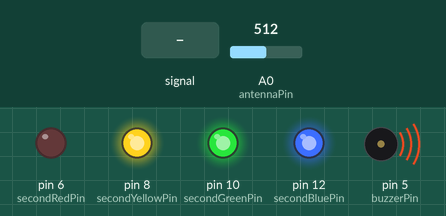
Simulated run of this sketch. Board: Arduino Uno, built with avr-gcc and run on an emulated ATmega328P. Parts: output pins drawn as LEDs (lit = HIGH), buzzer (waves = sounding). Dashed ring = blinking. Inputs (shaded band) come from the test bench; at power-on: A0 (antennaPin) = 512. Pins used as bus, display or sensor lines are not drawn.

Above: at 1.2 s.
1.3 s: A0 (antennaPin) fed a 2 Hz sine of ±306 counts around its level
At 1.88 s:
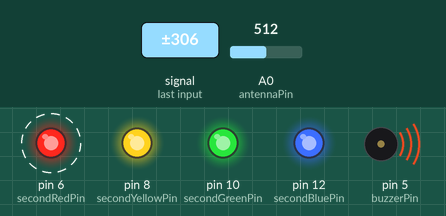
4.3 s: A0 (antennaPin) set to 860
At 5.1 s:
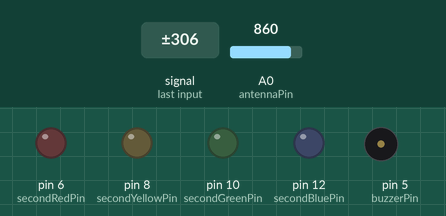
5.9 s: A0 (antennaPin) set to 879
7.4 s: A0 (antennaPin) set to 889
At 8.4 s:
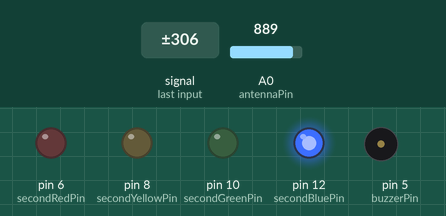
9.0 s: A0 (antennaPin) set to 840
At 9.5 s:
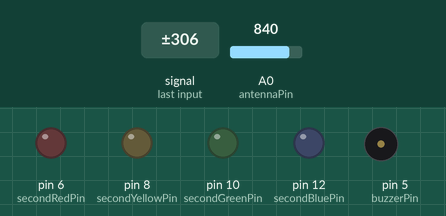
Timing chart, 0 to 11.6 s (numbered marks = the images above; inputs shaded):
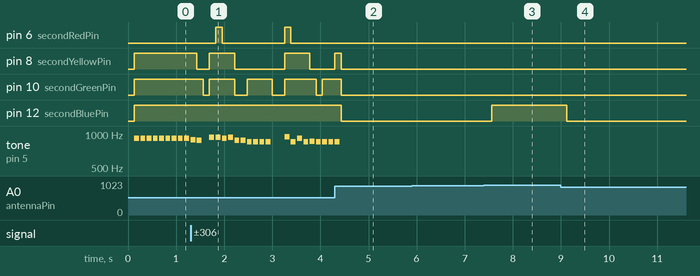

The sketch:

variant_max_of_average_of_sample.ino
```cpp
const int buzzerPin = 5;
const int secondRedPin = 6;
const int firstRedPin = 7;
const int secondYellowPin = 8;
const int firstYellowPin = 9;
const int secondGreenPin = 10;
const int firstGreenPin = 11;
const int secondBluePin = 12;
const int firstBluePin = 13;
const int antennaPin = A0;

const int numberOfLeds = 8;
int leds[numberOfLeds] = {
  secondRedPin, firstRedPin, secondYellowPin, firstYellowPin, secondGreenPin, firstGreenPin, secondBluePin, firstBluePin
};


const int numberOfLevels = 8;           //(at lvl 0 will be 1 led open, lvl 2 -> 2 leds, at lvl 2 -> 3 leds ... at lvl 7 -> 8 leds)
bool levelMatrix[numberOfLevels][numberOfLeds] = {
  {0, 0, 0, 0, 0, 0, 0, 1}, // 0
  {0, 0, 0, 0, 0, 0, 1, 1}, // 1
  {0, 0, 0, 0, 0, 1, 1, 1}, // 2
  {0, 0, 0, 0, 1, 1, 1, 1}, // 3
  {0, 0, 0, 1, 1, 1, 1, 1}, // 4
  {0, 0, 1, 1, 1, 1, 1, 1}, // 5
  {0, 1, 1, 1, 1, 1, 1, 1}, // 6
  {1, 1, 1, 1, 1, 1, 1, 1}, // 7
};

const int numberOfSamples = 300;
float averageEmfValue = 0;
int samplesSum = 0;
int emfValue = 0;
int minEmfBound = 0;
int maxEmfBound = 100;
int currentLevel = 0;
int buzzerPitch = 0;
int minPitchBound = 850;
int maxPitchBound = 950;
int noSoundBellow = 2;
unsigned long checkInterval = 100;
unsigned long lastCheckTime = 0;
int maxCheckValue = 0;

void setup() {
  for (int i = 0; i < numberOfLeds; i++) {
    pinMode(leds[i], OUTPUT);
  }
  pinMode(antennaPin, INPUT);
  Serial.begin(9600);
}

void loop() {
  for (int i = 0; i < numberOfSamples; i++) {
    emfValue = analogRead(antennaPin);
    samplesSum += emfValue;
  }

  averageEmfValue = samplesSum / numberOfSamples;
  averageEmfValue = constrain(averageEmfValue, minEmfBound, maxEmfBound);
  currentLevel = map(averageEmfValue, minEmfBound, maxEmfBound, 0, numberOfLevels - 1);
  buzzerPitch = map(currentLevel, 0, numberOfLevels - 1, minPitchBound, maxPitchBound);
  count(currentLevel);

  samplesSum = 0;
}

void count(int level) {
  if (level > maxCheckValue) maxCheckValue = level;
  if (millis() >= lastCheckTime + checkInterval) {
    lastCheckTime = millis();
    displayLevel(maxCheckValue);
    maxCheckValue = 0;
  }
}

void displayLevel(int level) {
  for (int i = 0; i < numberOfLeds; i++) {
    digitalWrite(leds[i], levelMatrix[level][i]);
  }
  if (level >= noSoundBellow) tone(buzzerPin, buzzerPitch, checkInterval);
}
```

Measured:
- the behaviour switches between 888 and 889 on A0 (antennaPin) (found by bisection; images 2 and 3)
- after the input at 1.3 s, pin 6 (secondRedPin): alternates HIGH for 0.13 s and LOW for 1.3 s, starting after 0.52 s; pin 8 (secondYellowPin): goes LOW 0.26 s, HIGH 0.52 s, LOW 1.0 s, HIGH 0.52 s, LOW 0.52 s, then HIGH, starting after 0.13 s
- after the input at 4.3 s, pin 6 (secondRedPin): stays LOW (without the input it goes to HIGH after 0.26 s); pin 8 (secondYellowPin): goes on until 4.4 s, then stays LOW; pin 10 (secondGreenPin), pin 12 (secondBluePin): HIGH → LOW after 0.13 s; tone on pin 5 (buzzerPin): goes on until 4.4 s, then stays silent
- after the input at 5.9 s, every drawn part: stays the same
- after the input at 7.4 s, pin 12 (secondBluePin): LOW → HIGH after 0.16 s
- after the input at 9.0 s, pin 12 (secondBluePin): HIGH → LOW after 0.12 s
- by itself, tone on pin 5 (buzzerPin): plays 892 Hz for 0.10 s, 878 Hz for 0.10 s, 935 Hz for 0.10 s, 935 Hz for 0.10 s, 921 Hz for 0.10 s, 935 Hz for 0.10 s … (21 notes in this stretch)
